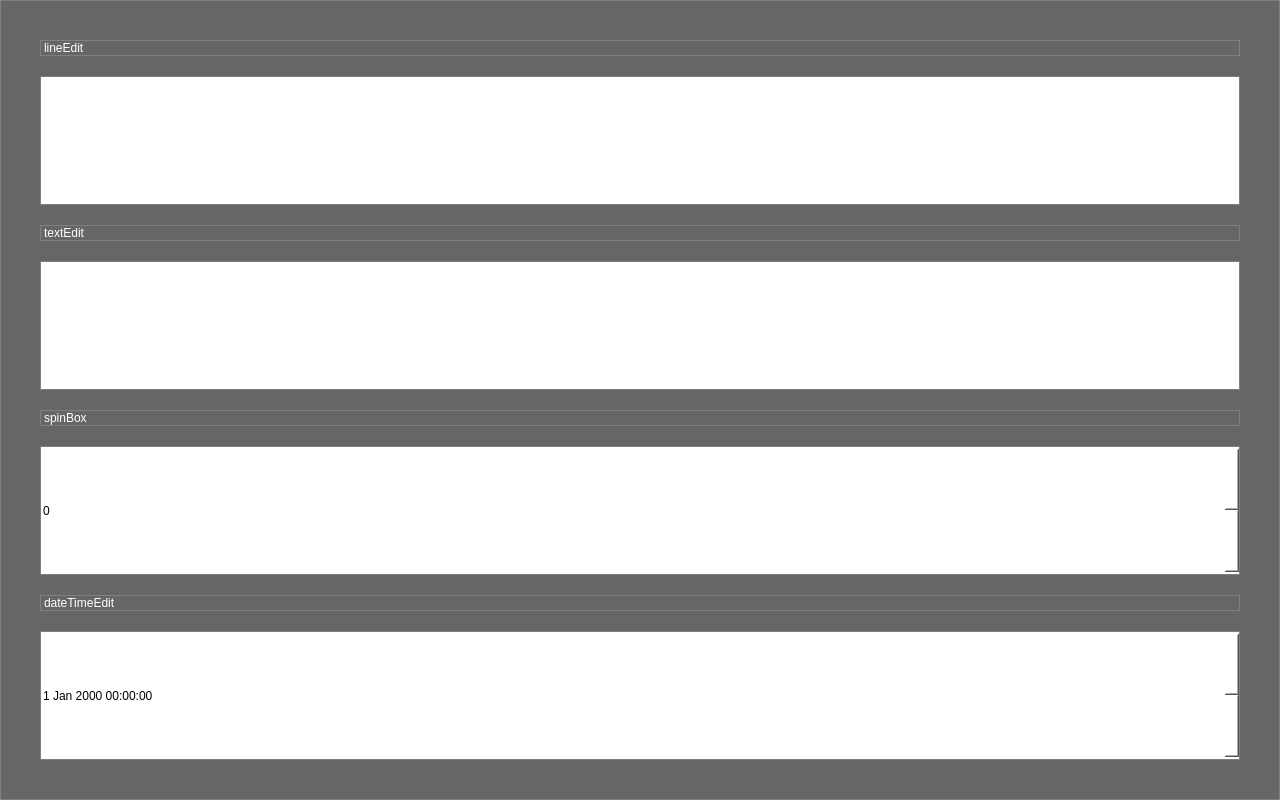
<?xml version="1.0" encoding="UTF-8"?>
<ui version="4.0">
 <class>MainWindow</class>
 <widget class="QMainWindow" name="MainWindow">
  <property name="geometry">
   <rect>
    <x>0</x>
    <y>0</y>
    <width>1280</width>
    <height>800</height>
   </rect>
  </property>
  <property name="windowTitle">
   <string>MainWindow</string>
  </property>
  <property name="styleSheet">
   <string notr="true"/>
  </property>
  <widget class="QWidget" name="centralwidget">
   <layout class="QVBoxLayout" name="verticalLayout">
    <property name="spacing">
     <number>0</number>
    </property>
    <property name="leftMargin">
     <number>0</number>
    </property>
    <property name="topMargin">
     <number>0</number>
    </property>
    <property name="rightMargin">
     <number>0</number>
    </property>
    <property name="bottomMargin">
     <number>0</number>
    </property>
    <item>
     <widget class="QWidget" name="mainView" native="true">
      <property name="styleSheet">
       <string notr="true">* {
    background-color: white;
    color: black;
    border: 1px solid gray;
}
*:focus {
    background-color: blue;
    color: white;
    border: 2px solid green;
}
#mainView{background:#666666;}
QLabel{color:#FFFFFF;background:transparent;}</string>
      </property>
      <layout class="QVBoxLayout" name="verticalLayout_2" stretch="0,1,0,1,0,1,0,1">
       <property name="spacing">
        <number>20</number>
       </property>
       <property name="leftMargin">
        <number>40</number>
       </property>
       <property name="topMargin">
        <number>40</number>
       </property>
       <property name="rightMargin">
        <number>40</number>
       </property>
       <property name="bottomMargin">
        <number>40</number>
       </property>
       <item>
        <widget class="QLabel" name="label">
         <property name="text">
          <string>lineEdit</string>
         </property>
        </widget>
       </item>
       <item>
        <widget class="QLineEdit" name="lineEdit">
         <property name="sizePolicy">
          <sizepolicy hsizetype="Expanding" vsizetype="Expanding">
           <horstretch>0</horstretch>
           <verstretch>0</verstretch>
          </sizepolicy>
         </property>
         <property name="styleSheet">
          <string notr="true">font: 20pt &quot;黑体&quot;;</string>
         </property>
        </widget>
       </item>
       <item>
        <widget class="QLabel" name="label_2">
         <property name="text">
          <string>textEdit</string>
         </property>
        </widget>
       </item>
       <item>
        <widget class="QTextEdit" name="textEdit">
         <property name="sizePolicy">
          <sizepolicy hsizetype="Expanding" vsizetype="Expanding">
           <horstretch>0</horstretch>
           <verstretch>0</verstretch>
          </sizepolicy>
         </property>
        </widget>
       </item>
       <item>
        <widget class="QLabel" name="label_3">
         <property name="text">
          <string>spinBox</string>
         </property>
        </widget>
       </item>
       <item>
        <widget class="QSpinBox" name="spinBox">
         <property name="sizePolicy">
          <sizepolicy hsizetype="Expanding" vsizetype="Expanding">
           <horstretch>0</horstretch>
           <verstretch>0</verstretch>
          </sizepolicy>
         </property>
        </widget>
       </item>
       <item>
        <widget class="QLabel" name="label_4">
         <property name="text">
          <string>dateTimeEdit</string>
         </property>
        </widget>
       </item>
       <item>
        <widget class="QDateTimeEdit" name="dateTimeEdit">
         <property name="sizePolicy">
          <sizepolicy hsizetype="Expanding" vsizetype="Expanding">
           <horstretch>0</horstretch>
           <verstretch>0</verstretch>
          </sizepolicy>
         </property>
        </widget>
       </item>
      </layout>
     </widget>
    </item>
   </layout>
  </widget>
  <widget class="QMenuBar" name="menubar">
   <property name="geometry">
    <rect>
     <x>0</x>
     <y>0</y>
     <width>1280</width>
     <height>21</height>
    </rect>
   </property>
  </widget>
 </widget>
 <resources/>
 <connections/>
</ui>
